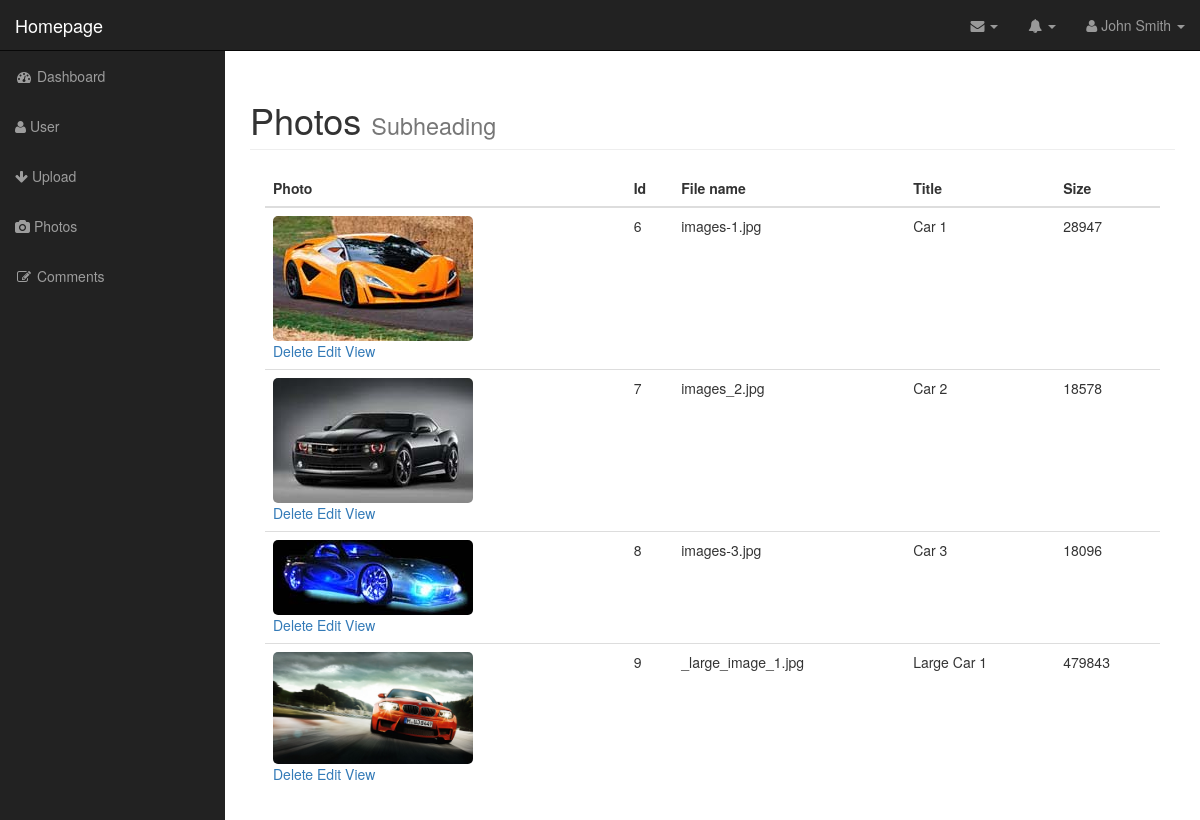
The app's page /admin/photos.php (signed in) with its own data.
### tables this page shows
CREATE TABLE IF NOT EXISTS `photos` (
  `pht_id` int(10) unsigned NOT NULL AUTO_INCREMENT,
  `pht_title` varchar(50) NOT NULL,
  `pht_caption` varchar(100) NOT NULL,
  `pht_alternatetext` varchar(100) NOT NULL,
  `pht_description` text NOT NULL,
  `pht_filename` varchar(255) NOT NULL,
  `pht_type` varchar(50) NOT NULL,
  `pht_size` int(11) NOT NULL,
  `pht_dateadded` timestamp NOT NULL DEFAULT CURRENT_TIMESTAMP ON UPDATE CURRENT_TIMESTAMP,
  PRIMARY KEY (`pht_id`)
);

### admin/includes/database.php (called while the page is built, shortened)
<?php
class Database {
	public $mysql_ob;
	public function open_db_connection() {
		$this->mysql_ob = new mysqli(DB_HOST,DB_USER,DB_PASS,DB_NAME);
	}
	public function query_db($str_query) {
		if (is_string($str_query) && $str_query !== '') {
			$result_query = $this->mysql_ob->query($str_query);
		} else die("System fatal error: Please contact administrator !");
		return $result_query;
	}
}
$database = new Database();
?>

### admin/includes/db_object.php (called while the page is built, shortened)
<?php
class Db_object {
	public static function find_all() {
		return static::find_by_query("SELECT * FROM " . static::$db_table);
	}
	public static function find_by_query($query) {
		global $database;
		$result_query = $database->query_db($query);
		$ob_array = array();
		while($row = mysqli_fetch_array($result_query)) {
			$ob_array[] = static::instance($row);
		}
		return $ob_array;
	}
	public static function instance($data) {
		$user_ob = new $all_class;
		foreach($data as $table_column_name=>$value) {
			if($user_ob->has_attribute($table_column_name)) {
				$user_ob->$table_column_name = $value;
			}
		}
        return $user_ob;
	}
	private function has_attribute($string) {
		$ob_prop = get_object_vars($this);
		return array_key_exists($string, $ob_prop);
	}
}
?>

### admin/includes/photo.php (called while the page is built, shortened)
<?php
class Photo extends Db_object {
	public $pht_filename;
	public $upload_dir = "images";
	public function file_path() {
		return $this->upload_dir . DS . $this->pht_filename;
	}
}
?>

### admin/photos.php (the view, shortened to what this page needs)
<?php include("includes/header.php"); ?>
<?php
$photo = Photo::find_all();
?>
        <nav class="navbar navbar-inverse navbar-fixed-top" role="navigation">
            <?php include("includes/top_nav.php"); ?>
            <?php include("includes/side_nav.php") ?>
        </nav>
        <div id="page-wrapper">
             <div class="container-fluid">
                <div class="row">
                    <div class="col-lg-12">
                        <h1 class="page-header">
                            Photos
                            <small>Subheading</small>
                        </h1>
                        <div class="col-md-12">
                            <table class="table table-hover">
                                <thead>
                                    <tr>
                                        <th>Photo</th>
                                        <th>Id</th>
                                        <th>File name</th>
                                        <th>Title</th>
                                        <th>Size</th>
                                    </tr>
                                </thead>
                                <tbody>
                                    <?php foreach($photo as $v) : ?>
                                    <tr>
                                        <td><img class="admin-photo-thumbnail" src="<?php echo $v->file_path(); ?>" alt="">
                                            <div class="pic_link">
                                                <a href="delete_photo.php?id=<?php echo $v->pht_id; ?>">Delete</a>
                                                <a href="edit_photo.php?id=<?php echo $v->pht_id; ?>">Edit</a>
                                                <a href="#">View</a>
                                            </div>
                                        </td>
                                        <td><?php echo $v->pht_id; ?></td>
                                        <td><?php echo $v->pht_filename; ?></td>
                                        <td><?php echo $v->pht_title; ?></td>
                                        <td><?php echo $v->pht_size; ?></td>
                                    </tr>
                                <?php endforeach; ?>
                                </tbody>
                            </table>
                        </div>
                    </div>
                </div>
            </div>
        </div>
  <?php include("includes/footer.php"); ?>

### admin/css/sb-admin.css (style rules this page uses)
body { margin-top: 100px; background-color: #222; }
@media (min-width:768px) { body { margin-top: 50px; } }
#page-wrapper { width: 100%; padding: 0; background-color: #fff; }
@media (min-width:768px) { #page-wrapper { padding: 10px; } }

### admin/css/styles.css (style rules this page uses)
.admin-photo-thumbnail { width: 200px; border-radius: 5px; }

### records on screen
photos: pht_filename (picture), pht_id "6", pht_filename "images-1.jpg", pht_title "Car 1", pht_size "28947"
photos: pht_filename (picture), pht_id "7", pht_filename "images_2.jpg", pht_title "Car 2", pht_size "18578"
photos: pht_filename (picture), pht_id "8", pht_filename "images-3.jpg", pht_title "Car 3", pht_size "18096"
photos: pht_filename (picture), pht_id "9", pht_filename "_large_image_1.jpg", pht_title "Large Car 1", pht_size "479843"
